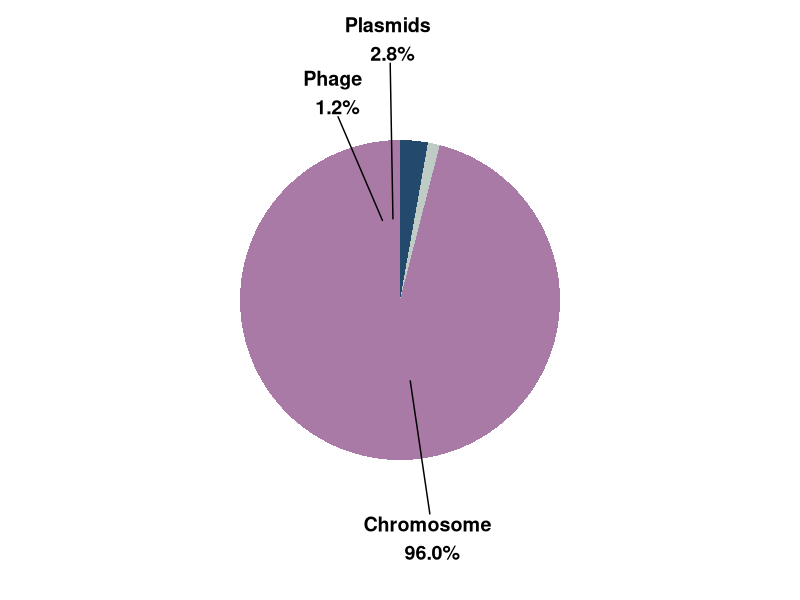
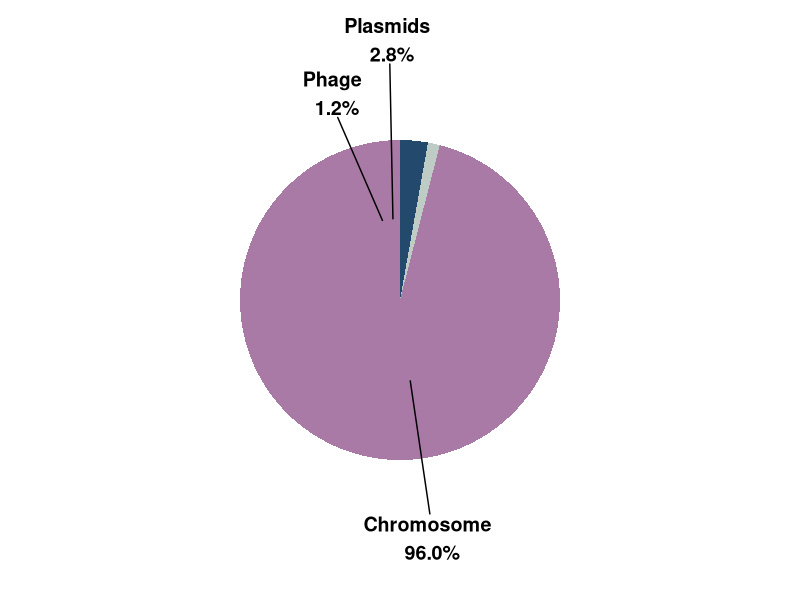

The R source for these figures, in order:
# Load required libraries
library(ggplot2)
library(dplyr)
library(ggrepel)  # Add this library for non-overlapping labels

# Create a data frame with the given proportions
data <- data.frame(
  category = c("Chromosome", "Phage", "Plasmids"),
  value = c(96, 1.2, 2.8)
)

# Calculate percentages and positions for labels
data <- data %>%
  mutate(percentage = sprintf("%.1f%%", value),
         pos = cumsum(value) - 0.5 * value,
         label = paste(category, "\n", percentage))

# Create the pie chart with non-overlapping labels
pie_chart <- ggplot(data, aes(x = "", y = value, fill = category)) +
  geom_bar(stat = "identity", width = 1) +
  coord_polar("y", start = 0) +
  geom_text_repel(aes(y = pos, label = label),
                  size = 5, fontface = "bold",
                  nudge_x = 1,
                  point.padding = NA,
                  show.legend = FALSE) +
  theme_void() +
  theme(legend.position = "none") +
  scale_fill_manual(values = c("#aa7aa7", "#beccc5", "#23496d"))

# Display the chart
print(pie_chart)

# Save the chart as PDF
ggsave("genome_composition.pdf", pie_chart, width = 8, height = 6, device = "pdf")
